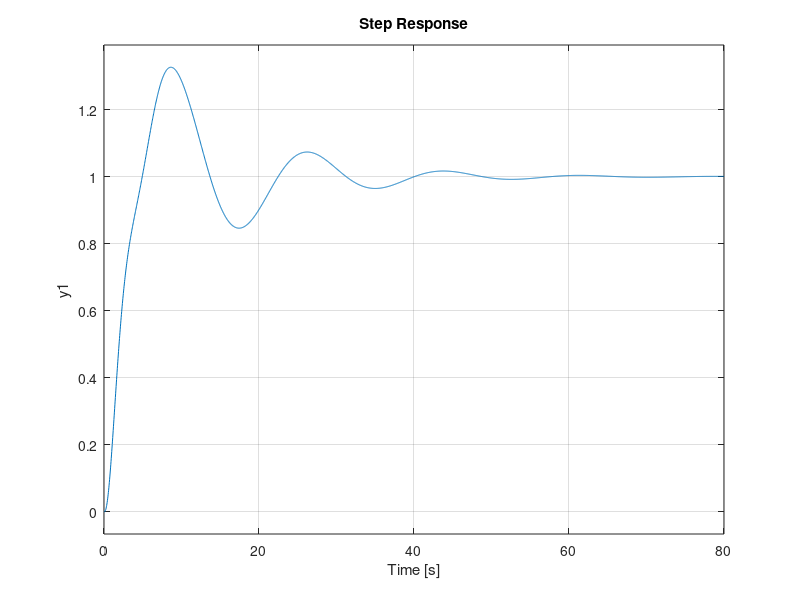
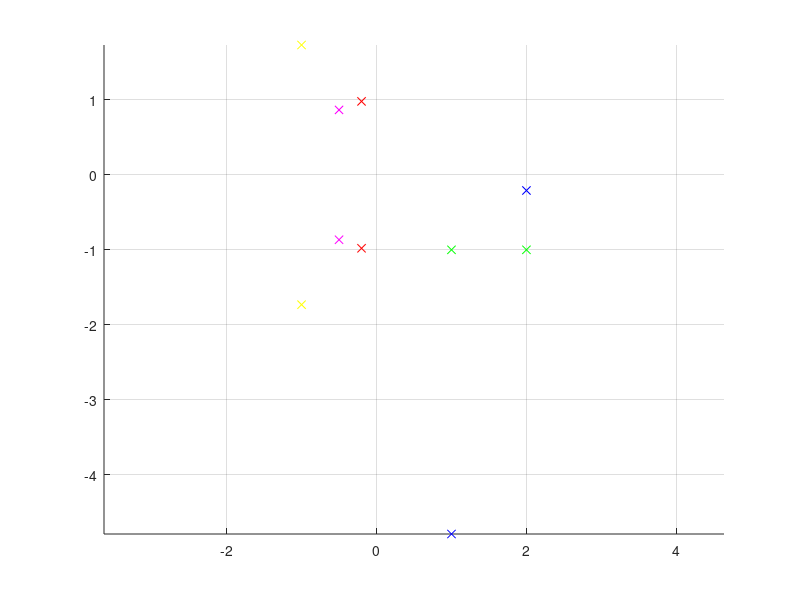
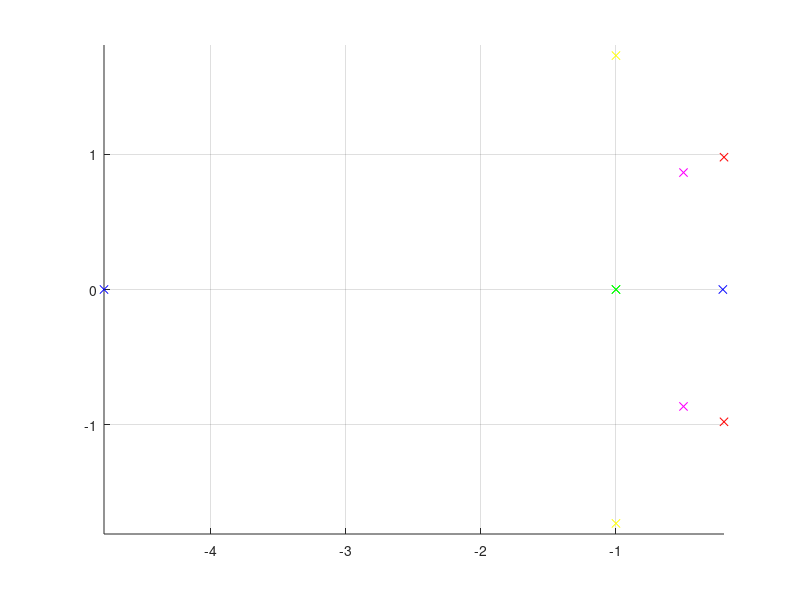

MATLAB code to generate these figures, in order:
% I be popping bottles

s = tf("s")

G=2*(s+1)/(s^2+3*s+4)

%feedback(FG, 1) 
% is usefull if you want y feedback


%linear

p = [-2, -3]
z = -1
K = 2

G1 = zpk(z,p,K)


% ex 3.5

K2 = 0.2;
p2 = ((s^2 + s + 1)*(s + 0.2));
G2 = K2/ p2
%%
figure(3)
%a
Kp = 1
G2f = feedback(Kp * G2,1)
step(G2f)
hold on

Kp = 2
G2f = feedback(Kp * G2,1)
step(G2f)

Kp = 3
G2f = feedback(Kp * G2,1)
step(G2f)


%%
%b
clf
figure(4)
Kp = 1
G2f = feedback(Kp * G2,1)
step(G2f)
hold on

Kp = 1.5
G2f = feedback(Kp * G2,1)
step(G2f)

Kp = 2
G2f = feedback(Kp * G2,1)
step(G2f)

%%
%c
clf
figure( "Name","C")
hold on

for Kd = 0:1:3
Kp = 1
Ki = 1
%Kd = 3
T = 0.1
F = (Kp + Ki/s + Kd*s)/ (s*T+1)

G2f3 = feedback(F* G2, 1)
step(G2f3)
end

%% 2.6

z = []

Kp = 1
Pa = s^2+2*s+1
Pb = s^2 +0.4*s+1
Pc = s^2+5*s+1
Pd = s^2+s+1
Pe = s^2+2*s+4

%zpk(z, Pa, Kp)
%zpk(z, Pb, Kp)
%zpk(z, Pc, Kp)
%zpk(z, Pd, Kp)
%zpk(z, Pe, Kp)

Ga = Kp / Pa
Gb = Kp / Pb
Gc = Kp / Pc
Gd = Kp / Pd
Ge = Kp / Pe
 
figure(9)
%b
hold on
step(Ga)
pole(Ga)

step(Gb)
pole(Gb)

step(Gc)
pole(Gc)

step(Gd)
pole(Gd)

step(Ge)
plot(pole(Ge))

clf
figure("name", "AAAAA")
hold on
grid on
axis equal

plot((pole(Ga)), "xg")
plot((pole(Gb)), "xr")
plot((pole(Gc)), "xb")
plot((pole(Gd)), "xm")
plot((pole(Ge)), "xy")

figure(7)
hold on
grid on
axis equal
plot(real(pole(Ga)),imag(pole(Ga)), "xg")
plot(real(pole(Gb)),imag(pole(Gb)), "xr")
plot(real(pole(Gc)),imag(pole(Gc)), "xb")
plot(real(pole(Gd)),imag(pole(Gd)), "xm")
plot(real(pole(Ge)),imag(pole(Ge)), "xy")

%c
% further away on the LHP -> faster system
% further away on the Im axis -> more oscillations 

